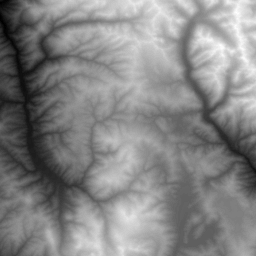
#> input picture heightmap/China256/0,1000.png, 256 x 256 px; its folder holds 4 pictures in this run
$ python toblur.py
#> lines starting #> are read from the running program, lines starting #| are printed output that depends on the picture
import os
import cv2
import numpy

for item in os.listdir():
    im = cv2.imread(item)
#> im is the input picture: shape (256, 256, 3); min 0, max 255, mean 133.4
    try:
        print(item)
        cv2.imwrite(os.path.join("blur", item), cv2.medianBlur(im[:,:,2],31))
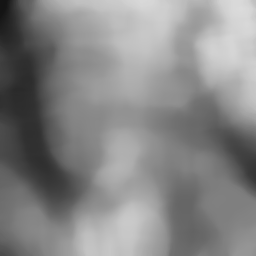
#> saved as 0,1000.png: shape (256, 256); min 20, max 219, mean 134.1
    except:
        print("Not an image file.")
#> pass 2 of the loop `for item in os.listdir():`:
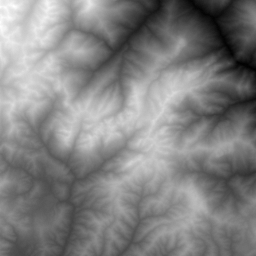
#> input picture heightmap/China256/0,1950_China.png, 256 x 256 px
#> im is the input picture: shape (256, 256, 3); min 0, max 255, mean 129.5
#> `cv2.imwrite(os.path.join("blur", item), cv2.medianBlur(im[:,:,2],31))`:
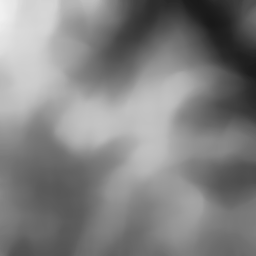
#> saved as 0,1950_China.png: shape (256, 256); min 25, max 240, mean 129.6
#> pass 3 of the loop `for item in os.listdir():`:
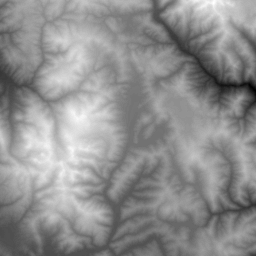
#> input picture heightmap/China256/100,1050.png, 256 x 256 px
#> im is the input picture: shape (256, 256, 3); min 0, max 255, mean 143
#> `cv2.imwrite(os.path.join("blur", item), cv2.medianBlur(im[:,:,2],31))`:
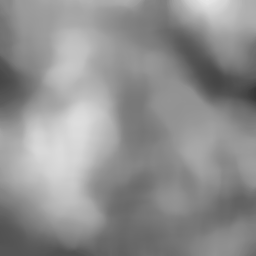
#> saved as 100,1050.png: shape (256, 256); min 55, max 231, mean 143.4
#> the loop made 5 passes; the first 3 are shown
